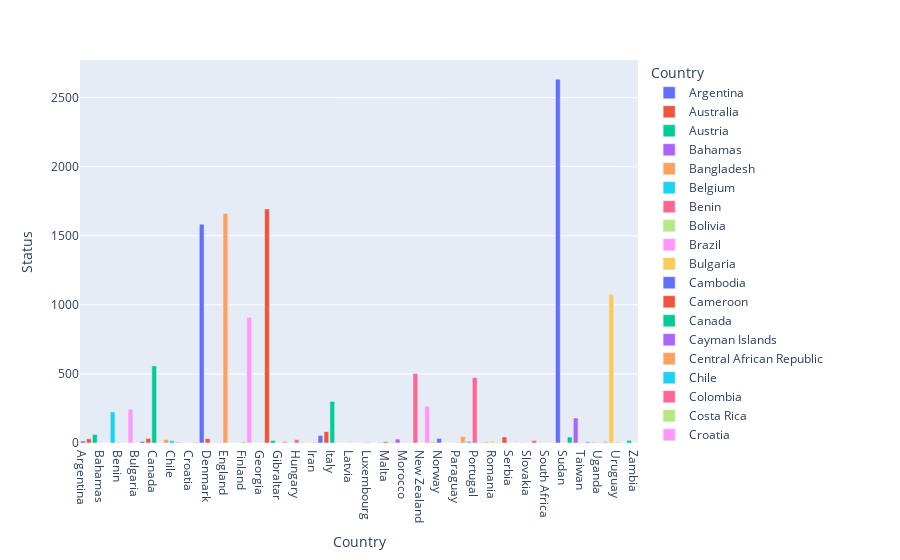

Source (notebook cell):
### Code cell
#plot 
fig = px.bar(casespercountry, x='Country', y='Status',color='Country')
fig.show()

### Figure 1 — Plotly figure (JSON) as saved in the notebook; plotly's stock layout.template omitted (floating-point values rounded to 4 significant figures)
{"data": [{"alignmentgroup": "True", "hovertemplate": "Country=%{x}<br>Status=%{y}<extra></extra>", "legendgroup": "Argentina", "marker": {"color": "#636efa", "pattern": {"shape": ""}}, "name": "Argentina", "offsetgroup": "Argentina", "orientation": "v", "showlegend": true, "textposition": "auto", "type": "bar", "x": ["Argentina"], "xaxis": "x", "y": [14], "yaxis": "y"}, {"alignmentgroup": "True", "hovertemplate": "Country=%{x}<br>Status=%{y}<extra></extra>", "legendgroup": "Australia", "marker": {"color": "#EF553B", "pattern": {"shape": ""}}, "name": "Australia", "offsetgroup": "Australia", "orientation": "v", "showlegend": true, "textposition": "auto", "type": "bar", "x": ["Australia"], "xaxis": "x", "y": [30], "yaxis": "y"}, {"alignmentgroup": "True", "hovertemplate": "Country=%{x}<br>Status=%{y}<extra></extra>", "legendgroup": "Austria", "marker": {"color": "#00cc96", "pattern": {"shape": ""}}, "name": "Austria", "offsetgroup": "Austria", "orientation": "v", "showlegend": true, "textposition": "auto", "type": "bar", "x": ["Austria"], "xaxis": "x", "y": [62], "yaxis": "y"}, {"alignmentgroup": "True", "hovertemplate": "Country=%{x}<br>Status=%{y}<extra></extra>", "legendgroup": "Bahamas", "marker": {"color": "#ab63fa", "pattern": {"shape": ""}}, "name": "Bahamas", "offsetgroup": "Bahamas", "orientation": "v", "showlegend": true, "textposition": "auto", "type": "bar", "x": ["Bahamas"], "xaxis": "x", "y": [1], "yaxis": "y"}, {"alignmentgroup": "True", "hovertemplate": "Country=%{x}<br>Status=%{y}<extra></extra>", "legendgroup": "Bangladesh", "marker": {"color": "#FFA15A", "pattern": {"shape": ""}}, "name": "Bangladesh", "offsetgroup": "Bangladesh", "orientation": "v", "showlegend": true, "textposition": "auto", "type": "bar", "x": ["Bangladesh"], "xaxis": "x", "y": [1], "yaxis": "y"}, {"alignmentgroup": "True", "hovertemplate": "Country=%{x}<br>Status=%{y}<extra></extra>", "legendgroup": "Belgium", "marker": {"color": "#19d3f3", "pattern": {"shape": ""}}, "name": "Belgium", "offsetgroup": "Belgium", "orientation": "v", "showlegend": true, "textposition": "auto", "type": "bar", "x": ["Belgium"], "xaxis": "x", "y": [225], "yaxis": "y"}, {"alignmentgroup": "True", "hovertemplate": "Country=%{x}<br>Status=%{y}<extra></extra>", "legendgroup": "Benin", "marker": {"color": "#FF6692", "pattern": {"shape": ""}}, "name": "Benin", "offsetgroup": "Benin", "orientation": "v", "showlegend": true, "textposition": "auto", "type": "bar", "x": ["Benin"], "xaxis": "x", "y": [3], "yaxis": "y"}, {"alignmentgroup": "True", "hovertemplate": "Country=%{x}<br>Status=%{y}<extra></extra>", "legendgroup": "Bolivia", "marker": {"color": "#B6E880", "pattern": {"shape": ""}}, "name": "Bolivia", "offsetgroup": "Bolivia", "orientation": "v", "showlegend": true, "textposition": "auto", "type": "bar", "x": ["Bolivia"], "xaxis": "x", "y": [3], "yaxis": "y"}, {"alignmentgroup": "True", "hovertemplate": "Country=%{x}<br>Status=%{y}<extra></extra>", "legendgroup": "Brazil", "marker": {"color": "#FF97FF", "pattern": {"shape": ""}}, "name": "Brazil", "offsetgroup": "Brazil", "orientation": "v", "showlegend": true, "textposition": "auto", "type": "bar", "x": ["Brazil"], "xaxis": "x", "y": [245], "yaxis": "y"}, {"alignmentgroup": "True", "hovertemplate": "Country=%{x}<br>Status=%{y}<extra></extra>", "legendgroup": "Bulgaria", "marker": {"color": "#FECB52", "pattern": {"shape": ""}}, "name": "Bulgaria", "offsetgroup": "Bulgaria", "orientation": "v", "showlegend": true, "textposition": "auto", "type": "bar", "x": ["Bulgaria"], "xaxis": "x", "y": [3], "yaxis": "y"}, {"alignmentgroup": "True", "hovertemplate": "Country=%{x}<br>Status=%{y}<extra></extra>", "legendgroup": "Cambodia", "marker": {"color": "#636efa", "pattern": {"shape": ""}}, "name": "Cambodia", "offsetgroup": "Cambodia", "orientation": "v", "showlegend": true, "textposition": "auto", "type": "bar", "x": ["Cambodia"], "xaxis": "x", "y": [11], "yaxis": "y"}, {"alignmentgroup": "True", "hovertemplate": "Country=%{x}<br>Status=%{y}<extra></extra>", "legendgroup": "Cameroon", "marker": {"color": "#EF553B", "pattern": {"shape": ""}}, "name": "Cameroon", "offsetgroup": "Cameroon", "orientation": "v", "showlegend": true, "textposition": "auto", "type": "bar", "x": ["Cameroon"], "xaxis": "x", "y": [33], "yaxis": "y"}, {"alignmentgroup": "True", "hovertemplate": "Country=%{x}<br>Status=%{y}<extra></extra>", "legendgroup": "Canada", "marker": {"color": "#00cc96", "pattern": {"shape": ""}}, "name": "Canada", "offsetgroup": "Canada", "orientation": "v", "showlegend": true, "textposition": "auto", "type": "bar", "x": ["Canada"], "xaxis": "x", "y": [558], "yaxis": "y"}, {"alignmentgroup": "True", "hovertemplate": "Country=%{x}<br>Status=%{y}<extra></extra>", "legendgroup": "Cayman Islands", "marker": {"color": "#ab63fa", "pattern": {"shape": ""}}, "name": "Cayman Islands", "offsetgroup": "Cayman Islands", "orientation": "v", "showlegend": true, "textposition": "auto", "type": "bar", "x": ["Cayman Islands"], "xaxis": "x", "y": [1], "yaxis": "y"}, {"alignmentgroup": "True", "hovertemplate": "Country=%{x}<br>Status=%{y}<extra></extra>", "legendgroup": "Central African Republic", "marker": {"color": "#FFA15A", "pattern": {"shape": ""}}, "name": "Central African Republic", "offsetgroup": "Central African Republic", "orientation": "v", "showlegend": true, "textposition": "auto", "type": "bar", "x": ["Central African Republic"], "xaxis": "x", "y": [25], "yaxis": "y"}, {"alignmentgroup": "True", "hovertemplate": "Country=%{x}<br>Status=%{y}<extra></extra>", "legendgroup": "Chile", "marker": {"color": "#19d3f3", "pattern": {"shape": ""}}, "name": "Chile", "offsetgroup": "Chile", "orientation": "v", "showlegend": true, "textposition": "auto", "type": "bar", "x": ["Chile"], "xaxis": "x", "y": [17], "yaxis": "y"}, {"alignmentgroup": "True", "hovertemplate": "Country=%{x}<br>Status=%{y}<extra></extra>", "legendgroup": "Colombia", "marker": {"color": "#FF6692", "pattern": {"shape": ""}}, "name": "Colombia", "offsetgroup": "Colombia", "orientation": "v", "showlegend": true, "textposition": "auto", "type": "bar", "x": ["Colombia"], "xaxis": "x", "y": [5], "yaxis": "y"}, {"alignmentgroup": "True", "hovertemplate": "Country=%{x}<br>Status=%{y}<extra></extra>", "legendgroup": "Costa Rica", "marker": {"color": "#B6E880", "pattern": {"shape": ""}}, "name": "Costa Rica", "offsetgroup": "Costa Rica", "orientation": "v", "showlegend": true, "textposition": "auto", "type": "bar", "x": ["Costa Rica"], "xaxis": "x", "y": [1], "yaxis": "y"}, {"alignmentgroup": "True", "hovertemplate": "Country=%{x}<br>Status=%{y}<extra></extra>", "legendgroup": "Croatia", "marker": {"color": "#FF97FF", "pattern": {"shape": ""}}, "name": "Croatia", "offsetgroup": "Croatia", "orientation": "v", "showlegend": true, "textposition": "auto", "type": "bar", "x": ["Croatia"], "xaxis": "x", "y": [1], "yaxis": "y"}, {"alignmentgroup": "True", "hovertemplate": "Country=%{x}<br>Status=%{y}<extra></extra>", "legendgroup": "Czech Republic", "marker": {"color": "#FECB52", "pattern": {"shape": ""}}, "name": "Czech Republic", "offsetgroup": "Czech Republic", "orientation": "v", "showlegend": true, "textposition": "auto", "type": "bar", "x": ["Czech Republic"], "xaxis": "x", "y": [8], "yaxis": "y"}, {"alignmentgroup": "True", "hovertemplate": "Country=%{x}<br>Status=%{y}<extra></extra>", "legendgroup": "Democratic Republic Of The Congo", "marker": {"color": "#636efa", "pattern": {"shape": ""}}, "name": "Democratic Republic Of The Congo", "offsetgroup": "Democratic Republic Of The Congo", "orientation": "v", "showlegend": true, "textposition": "auto", "type": "bar", "x": ["Democratic Republic Of The Congo"], "xaxis": "x", "y": [1583], "yaxis": "y"}, {"alignmentgroup": "True", "hovertemplate": "Country=%{x}<br>Status=%{y}<extra></extra>", "legendgroup": "Denmark", "marker": {"color": "#EF553B", "pattern": {"shape": ""}}, "name": "Denmark", "offsetgroup": "Denmark", "orientation": "v", "showlegend": true, "textposition": "auto", "type": "bar", "x": ["Denmark"], "xaxis": "x", "y": [32], "yaxis": "y"}, {"alignmentgroup": "True", "hovertemplate": "Country=%{x}<br>Status=%{y}<extra></extra>", "legendgroup": "Dominican Republic", "marker": {"color": "#00cc96", "pattern": {"shape": ""}}, "name": "Dominican Republic", "offsetgroup": "Dominican Republic", "orientation": "v", "showlegend": true, "textposition": "auto", "type": "bar", "x": ["Dominican Republic"], "xaxis": "x", "y": [1], "yaxis": "y"}, {"alignmentgroup": "True", "hovertemplate": "Country=%{x}<br>Status=%{y}<extra></extra>", "legendgroup": "Ecuador", "marker": {"color": "#ab63fa", "pattern": {"shape": ""}}, "name": "Ecuador", "offsetgroup": "Ecuador", "orientation": "v", "showlegend": true, "textposition": "auto", "type": "bar", "x": ["Ecuador"], "xaxis": "x", "y": [3], "yaxis": "y"}, {"alignmentgroup": "True", "hovertemplate": "Country=%{x}<br>Status=%{y}<extra></extra>", "legendgroup": "England", "marker": {"color": "#FFA15A", "pattern": {"shape": ""}}, "name": "England", "offsetgroup": "England", "orientation": "v", "showlegend": true, "textposition": "auto", "type": "bar", "x": ["England"], "xaxis": "x", "y": [1660], "yaxis": "y"}, {"alignmentgroup": "True", "hovertemplate": "Country=%{x}<br>Status=%{y}<extra></extra>", "legendgroup": "Estonia", "marker": {"color": "#19d3f3", "pattern": {"shape": ""}}, "name": "Estonia", "offsetgroup": "Estonia", "orientation": "v", "showlegend": true, "textposition": "auto", "type": "bar", "x": ["Estonia"], "xaxis": "x", "y": [1], "yaxis": "y"}, {"alignmentgroup": "True", "hovertemplate": "Country=%{x}<br>Status=%{y}<extra></extra>", "legendgroup": "Fiji", "marker": {"color": "#FF6692", "pattern": {"shape": ""}}, "name": "Fiji", "offsetgroup": "Fiji", "orientation": "v", "showlegend": true, "textposition": "auto", "type": "bar", "x": ["Fiji"], "xaxis": "x", "y": [1], "yaxis": "y"}, {"alignmentgroup": "True", "hovertemplate": "Country=%{x}<br>Status=%{y}<extra></extra>", "legendgroup": "Finland", "marker": {"color": "#B6E880", "pattern": {"shape": ""}}, "name": "Finland", "offsetgroup": "Finland", "orientation": "v", "showlegend": true, "textposition": "auto", "type": "bar", "x": ["Finland"], "xaxis": "x", "y": [13], "yaxis": "y"}, {"alignmentgroup": "True", "hovertemplate": "Country=%{x}<br>Status=%{y}<extra></extra>", "legendgroup": "France", "marker": {"color": "#FF97FF", "pattern": {"shape": ""}}, "name": "France", "offsetgroup": "France", "orientation": "v", "showlegend": true, "textposition": "auto", "type": "bar", "x": ["France"], "xaxis": "x", "y": [909], "yaxis": "y"}, {"alignmentgroup": "True", "hovertemplate": "Country=%{x}<br>Status=%{y}<extra></extra>", "legendgroup": "French Guiana", "marker": {"color": "#FECB52", "pattern": {"shape": ""}}, "name": "French Guiana", "offsetgroup": "French Guiana", "orientation": "v", "showlegend": true, "textposition": "auto", "type": "bar", "x": ["French Guiana"], "xaxis": "x", "y": [2], "yaxis": "y"}, {"alignmentgroup": "True", "hovertemplate": "Country=%{x}<br>Status=%{y}<extra></extra>", "legendgroup": "Georgia", "marker": {"color": "#636efa", "pattern": {"shape": ""}}, "name": "Georgia", "offsetgroup": "Georgia", "orientation": "v", "showlegend": true, "textposition": "auto", "type": "bar", "x": ["Georgia"], "xaxis": "x", "y": [1], "yaxis": "y"}, {"alignmentgroup": "True", "hovertemplate": "Country=%{x}<br>Status=%{y}<extra></extra>", "legendgroup": "Germany", "marker": {"color": "#EF553B", "pattern": {"shape": ""}}, "name": "Germany", "offsetgroup": "Germany", "orientation": "v", "showlegend": true, "textposition": "auto", "type": "bar", "x": ["Germany"], "xaxis": "x", "y": [1694], "yaxis": "y"}, {"alignmentgroup": "True", "hovertemplate": "Country=%{x}<br>Status=%{y}<extra></extra>", "legendgroup": "Ghana", "marker": {"color": "#00cc96", "pattern": {"shape": ""}}, "name": "Ghana", "offsetgroup": "Ghana", "orientation": "v", "showlegend": true, "textposition": "auto", "type": "bar", "x": ["Ghana"], "xaxis": "x", "y": [18], "yaxis": "y"}, {"alignmentgroup": "True", "hovertemplate": "Country=%{x}<br>Status=%{y}<extra></extra>", "legendgroup": "Gibraltar", "marker": {"color": "#ab63fa", "pattern": {"shape": ""}}, "name": "Gibraltar", "offsetgroup": "Gibraltar", "orientation": "v", "showlegend": true, "textposition": "auto", "type": "bar", "x": ["Gibraltar"], "xaxis": "x", "y": [1], "yaxis": "y"}, {"alignmentgroup": "True", "hovertemplate": "Country=%{x}<br>Status=%{y}<extra></extra>", "legendgroup": "Greece", "marker": {"color": "#FFA15A", "pattern": {"shape": ""}}, "name": "Greece", "offsetgroup": "Greece", "orientation": "v", "showlegend": true, "textposition": "auto", "type": "bar", "x": ["Greece"], "xaxis": "x", "y": [12], "yaxis": "y"}, {"alignmentgroup": "True", "hovertemplate": "Country=%{x}<br>Status=%{y}<extra></extra>", "legendgroup": "Haiti", "marker": {"color": "#19d3f3", "pattern": {"shape": ""}}, "name": "Haiti", "offsetgroup": "Haiti", "orientation": "v", "showlegend": true, "textposition": "auto", "type": "bar", "x": ["Haiti"], "xaxis": "x", "y": [1], "yaxis": "y"}, {"alignmentgroup": "True", "hovertemplate": "Country=%{x}<br>Status=%{y}<extra></extra>", "legendgroup": "Hungary", "marker": {"color": "#FF6692", "pattern": {"shape": ""}}, "name": "Hungary", "offsetgroup": "Hungary", "orientation": "v", "showlegend": true, "textposition": "auto", "type": "bar", "x": ["Hungary"], "xaxis": "x", "y": [24], "yaxis": "y"}, {"alignmentgroup": "True", "hovertemplate": "Country=%{x}<br>Status=%{y}<extra></extra>", "legendgroup": "Iceland", "marker": {"color": "#B6E880", "pattern": {"shape": ""}}, "name": "Iceland", "offsetgroup": "Iceland", "orientation": "v", "showlegend": true, "textposition": "auto", "type": "bar", "x": ["Iceland"], "xaxis": "x", "y": [6], "yaxis": "y"}, {"alignmentgroup": "True", "hovertemplate": "Country=%{x}<br>Status=%{y}<extra></extra>", "legendgroup": "India", "marker": {"color": "#FF97FF", "pattern": {"shape": ""}}, "name": "India", "offsetgroup": "India", "orientation": "v", "showlegend": true, "textposition": "auto", "type": "bar", "x": ["India"], "xaxis": "x", "y": [1], "yaxis": "y"}, {"alignmentgroup": "True", "hovertemplate": "Country=%{x}<br>Status=%{y}<extra></extra>", "legendgroup": "Iran", "marker": {"color": "#FECB52", "pattern": {"shape": ""}}, "name": "Iran", "offsetgroup": "Iran", "orientation": "v", "showlegend": true, "textposition": "auto", "type": "bar", "x": ["Iran"], "xaxis": "x", "y": [6], "yaxis": "y"}, {"alignmentgroup": "True", "hovertemplate": "Country=%{x}<br>Status=%{y}<extra></extra>", "legendgroup": "Ireland", "marker": {"color": "#636efa", "pattern": {"shape": ""}}, "name": "Ireland", "offsetgroup": "Ireland", "orientation": "v", "showlegend": true, "textposition": "auto", "type": "bar", "x": ["Ireland"], "xaxis": "x", "y": [54], "yaxis": "y"}, {"alignmentgroup": "True", "hovertemplate": "Country=%{x}<br>Status=%{y}<extra></extra>", "legendgroup": "Israel", "marker": {"color": "#EF553B", "pattern": {"shape": ""}}, "name": "Israel", "offsetgroup": "Israel", "orientation": "v", "showlegend": true, "textposition": "auto", "type": "bar", "x": ["Israel"], "xaxis": "x", "y": [82], "yaxis": "y"}, {"alignmentgroup": "True", "hovertemplate": "Country=%{x}<br>Status=%{y}<extra></extra>", "legendgroup": "Italy", "marker": {"color": "#00cc96", "pattern": {"shape": ""}}, "name": "Italy", "offsetgroup": "Italy", "orientation": "v", "showlegend": true, "textposition": "auto", "type": "bar", "x": ["Italy"], "xaxis": "x", "y": [301], "yaxis": "y"}, {"alignmentgroup": "True", "hovertemplate": "Country=%{x}<br>Status=%{y}<extra></extra>", "legendgroup": "Jamaica", "marker": {"color": "#ab63fa", "pattern": {"shape": ""}}, "name": "Jamaica", "offsetgroup": "Jamaica", "orientation": "v", "showlegend": true, "textposition": "auto", "type": "bar", "x": ["Jamaica"], "xaxis": "x", "y": [1], "yaxis": "y"}, {"alignmentgroup": "True", "hovertemplate": "Country=%{x}<br>Status=%{y}<extra></extra>", "legendgroup": "Kosovo", "marker": {"color": "#FFA15A", "pattern": {"shape": ""}}, "name": "Kosovo", "offsetgroup": "Kosovo", "orientation": "v", "showlegend": true, "textposition": "auto", "type": "bar", "x": ["Kosovo"], "xaxis": "x", "y": [1], "yaxis": "y"}, {"alignmentgroup": "True", "hovertemplate": "Country=%{x}<br>Status=%{y}<extra></extra>", "legendgroup": "Latvia", "marker": {"color": "#19d3f3", "pattern": {"shape": ""}}, "name": "Latvia", "offsetgroup": "Latvia", "orientation": "v", "showlegend": true, "textposition": "auto", "type": "bar", "x": ["Latvia"], "xaxis": "x", "y": [2], "yaxis": "y"}, {"alignmentgroup": "True", "hovertemplate": "Country=%{x}<br>Status=%{y}<extra></extra>", "legendgroup": "Lebanon", "marker": {"color": "#FF6692", "pattern": {"shape": ""}}, "name": "Lebanon", "offsetgroup": "Lebanon", "orientation": "v", "showlegend": true, "textposition": "auto", "type": "bar", "x": ["Lebanon"], "xaxis": "x", "y": [1], "yaxis": "y"}, {"alignmentgroup": "True", "hovertemplate": "Country=%{x}<br>Status=%{y}<extra></extra>", "legendgroup": "Liberia", "marker": {"color": "#B6E880", "pattern": {"shape": ""}}, "name": "Liberia", "offsetgroup": "Liberia", "orientation": "v", "showlegend": true, "textposition": "auto", "type": "bar", "x": ["Liberia"], "xaxis": "x", "y": [4], "yaxis": "y"}, {"alignmentgroup": "True", "hovertemplate": "Country=%{x}<br>Status=%{y}<extra></extra>", "legendgroup": "Luxembourg", "marker": {"color": "#FF97FF", "pattern": {"shape": ""}}, "name": "Luxembourg", "offsetgroup": "Luxembourg", "orientation": "v", "showlegend": true, "textposition": "auto", "type": "bar", "x": ["Luxembourg"], "xaxis": "x", "y": [6], "yaxis": "y"}, {"alignmentgroup": "True", "hovertemplate": "Country=%{x}<br>Status=%{y}<extra></extra>", "legendgroup": "Malawi", "marker": {"color": "#FECB52", "pattern": {"shape": ""}}, "name": "Malawi", "offsetgroup": "Malawi", "orientation": "v", "showlegend": true, "textposition": "auto", "type": "bar", "x": ["Malawi"], "xaxis": "x", "y": [1], "yaxis": "y"}, {"alignmentgroup": "True", "hovertemplate": "Country=%{x}<br>Status=%{y}<extra></extra>", "legendgroup": "Malaysia", "marker": {"color": "#636efa", "pattern": {"shape": ""}}, "name": "Malaysia", "offsetgroup": "Malaysia", "orientation": "v", "showlegend": true, "textposition": "auto", "type": "bar", "x": ["Malaysia"], "xaxis": "x", "y": [3], "yaxis": "y"}, {"alignmentgroup": "True", "hovertemplate": "Country=%{x}<br>Status=%{y}<extra></extra>", "legendgroup": "Malta", "marker": {"color": "#EF553B", "pattern": {"shape": ""}}, "name": "Malta", "offsetgroup": "Malta", "orientation": "v", "showlegend": true, "textposition": "auto", "type": "bar", "x": ["Malta"], "xaxis": "x", "y": [9], "yaxis": "y"}, {"alignmentgroup": "True", "hovertemplate": "Country=%{x}<br>Status=%{y}<extra></extra>", "legendgroup": "Mauritius", "marker": {"color": "#00cc96", "pattern": {"shape": ""}}, "name": "Mauritius", "offsetgroup": "Mauritius", "orientation": "v", "showlegend": true, "textposition": "auto", "type": "bar", "x": ["Mauritius"], "xaxis": "x", "y": [3], "yaxis": "y"}, {"alignmentgroup": "True", "hovertemplate": "Country=%{x}<br>Status=%{y}<extra></extra>", "legendgroup": "Mexico", "marker": {"color": "#ab63fa", "pattern": {"shape": ""}}, "name": "Mexico", "offsetgroup": "Mexico", "orientation": "v", "showlegend": true, "textposition": "auto", "type": "bar", "x": ["Mexico"], "xaxis": "x", "y": [28], "yaxis": "y"}, {"alignmentgroup": "True", "hovertemplate": "Country=%{x}<br>Status=%{y}<extra></extra>", "legendgroup": "Morocco", "marker": {"color": "#FFA15A", "pattern": {"shape": ""}}, "name": "Morocco", "offsetgroup": "Morocco", "orientation": "v", "showlegend": true, "textposition": "auto", "type": "bar", "x": ["Morocco"], "xaxis": "x", "y": [4], "yaxis": "y"}, {"alignmentgroup": "True", "hovertemplate": "Country=%{x}<br>Status=%{y}<extra></extra>", "legendgroup": "Nepal", "marker": {"color": "#19d3f3", "pattern": {"shape": ""}}, "name": "Nepal", "offsetgroup": "Nepal", "orientation": "v", "showlegend": true, "textposition": "auto", "type": "bar", "x": ["Nepal"], "xaxis": "x", "y": [1], "yaxis": "y"}, {"alignmentgroup": "True", "hovertemplate": "Country=%{x}<br>Status=%{y}<extra></extra>", "legendgroup": "Netherlands", "marker": {"color": "#FF6692", "pattern": {"shape": ""}}, "name": "Netherlands", "offsetgroup": "Netherlands", "orientation": "v", "showlegend": true, "textposition": "auto", "type": "bar", "x": ["Netherlands"], "xaxis": "x", "y": [503], "yaxis": "y"}, {"alignmentgroup": "True", "hovertemplate": "Country=%{x}<br>Status=%{y}<extra></extra>", "legendgroup": "New Zealand", "marker": {"color": "#B6E880", "pattern": {"shape": ""}}, "name": "New Zealand", "offsetgroup": "New Zealand", "orientation": "v", "showlegend": true, "textposition": "auto", "type": "bar", "x": ["New Zealand"], "xaxis": "x", "y": [2], "yaxis": "y"}, {"alignmentgroup": "True", "hovertemplate": "Country=%{x}<br>Status=%{y}<extra></extra>", "legendgroup": "Nigeria", "marker": {"color": "#FF97FF", "pattern": {"shape": ""}}, "name": "Nigeria", "offsetgroup": "Nigeria", "orientation": "v", "showlegend": true, "textposition": "auto", "type": "bar", "x": ["Nigeria"], "xaxis": "x", "y": [266], "yaxis": "y"}, {"alignmentgroup": "True", "hovertemplate": "Country=%{x}<br>Status=%{y}<extra></extra>", "legendgroup": "Northern Ireland", "marker": {"color": "#FECB52", "pattern": {"shape": ""}}, "name": "Northern Ireland", "offsetgroup": "Northern Ireland", "orientation": "v", "showlegend": true, "textposition": "auto", "type": "bar", "x": ["Northern Ireland"], "xaxis": "x", "y": [12], "yaxis": "y"}, {"alignmentgroup": "True", "hovertemplate": "Country=%{x}<br>Status=%{y}<extra></extra>", "legendgroup": "Norway", "marker": {"color": "#636efa", "pattern": {"shape": ""}}, "name": "Norway", "offsetgroup": "Norway", "orientation": "v", "showlegend": true, "textposition": "auto", "type": "bar", "x": ["Norway"], "xaxis": "x", "y": [33], "yaxis": "y"}, {"alignmentgroup": "True", "hovertemplate": "Country=%{x}<br>Status=%{y}<extra></extra>", "legendgroup": "Pakistan", "marker": {"color": "#EF553B", "pattern": {"shape": ""}}, "name": "Pakistan", "offsetgroup": "Pakistan", "orientation": "v", "showlegend": true, "textposition": "auto", "type": "bar", "x": ["Pakistan"], "xaxis": "x", "y": [1], "yaxis": "y"}, {"alignmentgroup": "True", "hovertemplate": "Country=%{x}<br>Status=%{y}<extra></extra>", "legendgroup": "Panama", "marker": {"color": "#00cc96", "pattern": {"shape": ""}}, "name": "Panama", "offsetgroup": "Panama", "orientation": "v", "showlegend": true, "textposition": "auto", "type": "bar", "x": ["Panama"], "xaxis": "x", "y": [1], "yaxis": "y"}, {"alignmentgroup": "True", "hovertemplate": "Country=%{x}<br>Status=%{y}<extra></extra>", "legendgroup": "Paraguay", "marker": {"color": "#ab63fa", "pattern": {"shape": ""}}, "name": "Paraguay", "offsetgroup": "Paraguay", "orientation": "v", "showlegend": true, "textposition": "auto", "type": "bar", "x": ["Paraguay"], "xaxis": "x", "y": [2], "yaxis": "y"}, {"alignmentgroup": "True", "hovertemplate": "Country=%{x}<br>Status=%{y}<extra></extra>", "legendgroup": "Peru", "marker": {"color": "#FFA15A", "pattern": {"shape": ""}}, "name": "Peru", "offsetgroup": "Peru", "orientation": "v", "showlegend": true, "textposition": "auto", "type": "bar", "x": ["Peru"], "xaxis": "x", "y": [47], "yaxis": "y"}, {"alignmentgroup": "True", "hovertemplate": "Country=%{x}<br>Status=%{y}<extra></extra>", "legendgroup": "Poland", "marker": {"color": "#19d3f3", "pattern": {"shape": ""}}, "name": "Poland", "offsetgroup": "Poland", "orientation": "v", "showlegend": true, "textposition": "auto", "type": "bar", "x": ["Poland"], "xaxis": "x", "y": [12], "yaxis": "y"}, {"alignmentgroup": "True", "hovertemplate": "Country=%{x}<br>Status=%{y}<extra></extra>", "legendgroup": "Portugal", "marker": {"color": "#FF6692", "pattern": {"shape": ""}}, "name": "Portugal", "offsetgroup": "Portugal", "orientation": "v", "showlegend": true, "textposition": "auto", "type": "bar", "x": ["Portugal"], "xaxis": "x", "y": [473], "yaxis": "y"}, {"alignmentgroup": "True", "hovertemplate": "Country=%{x}<br>Status=%{y}<extra></extra>", "legendgroup": "Puerto Rico", "marker": {"color": "#B6E880", "pattern": {"shape": ""}}, "name": "Puerto Rico", "offsetgroup": "Puerto Rico", "orientation": "v", "showlegend": true, "textposition": "auto", "type": "bar", "x": ["Puerto Rico"], "xaxis": "x", "y": [4], "yaxis": "y"}, {"alignmentgroup": "True", "hovertemplate": "Country=%{x}<br>Status=%{y}<extra></extra>", "legendgroup": "Republic of Congo", "marker": {"color": "#FF97FF", "pattern": {"shape": ""}}, "name": "Republic of Congo", "offsetgroup": "Republic of Congo", "orientation": "v", "showlegend": true, "textposition": "auto", "type": "bar", "x": ["Republic of Congo"], "xaxis": "x", "y": [9], "yaxis": "y"}, {"alignmentgroup": "True", "hovertemplate": "Country=%{x}<br>Status=%{y}<extra></extra>", "legendgroup": "Romania", "marker": {"color": "#FECB52", "pattern": {"shape": ""}}, "name": "Romania", "offsetgroup": "Romania", "orientation": "v", "showlegend": true, "textposition": "auto", "type": "bar", "x": ["Romania"], "xaxis": "x", "y": [14], "yaxis": "y"}, {"alignmentgroup": "True", "hovertemplate": "Country=%{x}<br>Status=%{y}<extra></extra>", "legendgroup": "Russia", "marker": {"color": "#636efa", "pattern": {"shape": ""}}, "name": "Russia", "offsetgroup": "Russia", "orientation": "v", "showlegend": true, "textposition": "auto", "type": "bar", "x": ["Russia"], "xaxis": "x", "y": [1], "yaxis": "y"}, {"alignmentgroup": "True", "hovertemplate": "Country=%{x}<br>Status=%{y}<extra></extra>", "legendgroup": "Scotland", "marker": {"color": "#EF553B", "pattern": {"shape": ""}}, "name": "Scotland", "offsetgroup": "Scotland", "orientation": "v", "showlegend": true, "textposition": "auto", "type": "bar", "x": ["Scotland"], "xaxis": "x", "y": [44], "yaxis": "y"}, {"alignmentgroup": "True", "hovertemplate": "Country=%{x}<br>Status=%{y}<extra></extra>", "legendgroup": "Serbia", "marker": {"color": "#00cc96", "pattern": {"shape": ""}}, "name": "Serbia", "offsetgroup": "Serbia", "orientation": "v", "showlegend": true, "textposition": "auto", "type": "bar", "x": ["Serbia"], "xaxis": "x", "y": [1], "yaxis": "y"}, {"alignmentgroup": "True", "hovertemplate": "Country=%{x}<br>Status=%{y}<extra></extra>", "legendgroup": "Sierra Leone", "marker": {"color": "#ab63fa", "pattern": {"shape": ""}}, "name": "Sierra Leone", "offsetgroup": "Sierra Leone", "orientation": "v", "showlegend": true, "textposition": "auto", "type": "bar", "x": ["Sierra Leone"], "xaxis": "x", "y": [2], "yaxis": "y"}, {"alignmentgroup": "True", "hovertemplate": "Country=%{x}<br>Status=%{y}<extra></extra>", "legendgroup": "Singapore", "marker": {"color": "#FFA15A", "pattern": {"shape": ""}}, "name": "Singapore", "offsetgroup": "Singapore", "orientation": "v", "showlegend": true, "textposition": "auto", "type": "bar", "x": ["Singapore"], "xaxis": "x", "y": [4], "yaxis": "y"}, {"alignmentgroup": "True", "hovertemplate": "Country=%{x}<br>Status=%{y}<extra></extra>", "legendgroup": "Slovakia", "marker": {"color": "#19d3f3", "pattern": {"shape": ""}}, "name": "Slovakia", "offsetgroup": "Slovakia", "orientation": "v", "showlegend": true, "textposition": "auto", "type": "bar", "x": ["Slovakia"], "xaxis": "x", "y": [2], "yaxis": "y"}, {"alignmentgroup": "True", "hovertemplate": "Country=%{x}<br>Status=%{y}<extra></extra>", "legendgroup": "Slovenia", "marker": {"color": "#FF6692", "pattern": {"shape": ""}}, "name": "Slovenia", "offsetgroup": "Slovenia", "orientation": "v", "showlegend": true, "textposition": "auto", "type": "bar", "x": ["Slovenia"], "xaxis": "x", "y": [19], "yaxis": "y"}, {"alignmentgroup": "True", "hovertemplate": "Country=%{x}<br>Status=%{y}<extra></extra>", "legendgroup": "Somalia", "marker": {"color": "#B6E880", "pattern": {"shape": ""}}, "name": "Somalia", "offsetgroup": "Somalia", "orientation": "v", "showlegend": true, "textposition": "auto", "type": "bar", "x": ["Somalia"], "xaxis": "x", "y": [3], "yaxis": "y"}, {"alignmentgroup": "True", "hovertemplate": "Country=%{x}<br>Status=%{y}<extra></extra>", "legendgroup": "South Africa", "marker": {"color": "#FF97FF", "pattern": {"shape": ""}}, "name": "South Africa", "offsetgroup": "South Africa", "orientation": "v", "showlegend": true, "textposition": "auto", "type": "bar", "x": ["South Africa"], "xaxis": "x", "y": [3], "yaxis": "y"}, {"alignmentgroup": "True", "hovertemplate": "Country=%{x}<br>Status=%{y}<extra></extra>", "legendgroup": "South Korea", "marker": {"color": "#FECB52", "pattern": {"shape": ""}}, "name": "South Korea", "offsetgroup": "South Korea", "orientation": "v", "showlegend": true, "textposition": "auto", "type": "bar", "x": ["South Korea"], "xaxis": "x", "y": [2], "yaxis": "y"}, {"alignmentgroup": "True", "hovertemplate": "Country=%{x}<br>Status=%{y}<extra></extra>", "legendgroup": "Spain", "marker": {"color": "#636efa", "pattern": {"shape": ""}}, "name": "Spain", "offsetgroup": "Spain", "orientation": "v", "showlegend": true, "textposition": "auto", "type": "bar", "x": ["Spain"], "xaxis": "x", "y": [2633], "yaxis": "y"}, {"alignmentgroup": "True", "hovertemplate": "Country=%{x}<br>Status=%{y}<extra></extra>", "legendgroup": "Sudan", "marker": {"color": "#EF553B", "pattern": {"shape": ""}}, "name": "Sudan", "offsetgroup": "Sudan", "orientation": "v", "showlegend": true, "textposition": "auto", "type": "bar", "x": ["Sudan"], "xaxis": "x", "y": [1], "yaxis": "y"}, {"alignmentgroup": "True", "hovertemplate": "Country=%{x}<br>Status=%{y}<extra></extra>", "legendgroup": "Sweden", "marker": {"color": "#00cc96", "pattern": {"shape": ""}}, "name": "Sweden", "offsetgroup": "Sweden", "orientation": "v", "showlegend": true, "textposition": "auto", "type": "bar", "x": ["Sweden"], "xaxis": "x", "y": [43], "yaxis": "y"}, {"alignmentgroup": "True", "hovertemplate": "Country=%{x}<br>Status=%{y}<extra></extra>", "legendgroup": "Switzerland", "marker": {"color": "#ab63fa", "pattern": {"shape": ""}}, "name": "Switzerland", "offsetgroup": "Switzerland", "orientation": "v", "showlegend": true, "textposition": "auto", "type": "bar", "x": ["Switzerland"], "xaxis": "x", "y": [181], "yaxis": "y"}, {"alignmentgroup": "True", "hovertemplate": "Country=%{x}<br>Status=%{y}<extra></extra>", "legendgroup": "Taiwan", "marker": {"color": "#FFA15A", "pattern": {"shape": ""}}, "name": "Taiwan", "offsetgroup": "Taiwan", "orientation": "v", "showlegend": true, "textposition": "auto", "type": "bar", "x": ["Taiwan"], "xaxis": "x", "y": [2], "yaxis": "y"}, {"alignmentgroup": "True", "hovertemplate": "Country=%{x}<br>Status=%{y}<extra></extra>", "legendgroup": "Thailand", "marker": {"color": "#19d3f3", "pattern": {"shape": ""}}, "name": "Thailand", "offsetgroup": "Thailand", "orientation": "v", "showlegend": true, "textposition": "auto", "type": "bar", "x": ["Thailand"], "xaxis": "x", "y": [9], "yaxis": "y"}, {"alignmentgroup": "True", "hovertemplate": "Country=%{x}<br>Status=%{y}<extra></extra>", "legendgroup": "Turkey", "marker": {"color": "#FF6692", "pattern": {"shape": ""}}, "name": "Turkey", "offsetgroup": "Turkey", "orientation": "v", "showlegend": true, "textposition": "auto", "type": "bar", "x": ["Turkey"], "xaxis": "x", "y": [5], "yaxis": "y"}, {"alignmentgroup": "True", "hovertemplate": "Country=%{x}<br>Status=%{y}<extra></extra>", "legendgroup": "Uganda", "marker": {"color": "#B6E880", "pattern": {"shape": ""}}, "name": "Uganda", "offsetgroup": "Uganda", "orientation": "v", "showlegend": true, "textposition": "auto", "type": "bar", "x": ["Uganda"], "xaxis": "x", "y": [6], "yaxis": "y"}, {"alignmentgroup": "True", "hovertemplate": "Country=%{x}<br>Status=%{y}<extra></extra>", "legendgroup": "United Arab Emirates", "marker": {"color": "#FF97FF", "pattern": {"shape": ""}}, "name": "United Arab Emirates", "offsetgroup": "United Arab Emirates", "orientation": "v", "showlegend": true, "textposition": "auto", "type": "bar", "x": ["United Arab Emirates"], "xaxis": "x", "y": [13], "yaxis": "y"}, {"alignmentgroup": "True", "hovertemplate": "Country=%{x}<br>Status=%{y}<extra></extra>", "legendgroup": "United States", "marker": {"color": "#FECB52", "pattern": {"shape": ""}}, "name": "United States", "offsetgroup": "United States", "orientation": "v", "showlegend": true, "textposition": "auto", "type": "bar", "x": ["United States"], "xaxis": "x", "y": [1074], "yaxis": "y"}, {"alignmentgroup": "True", "hovertemplate": "Country=%{x}<br>Status=%{y}<extra></extra>", "legendgroup": "Uruguay", "marker": {"color": "#636efa", "pattern": {"shape": ""}}, "name": "Uruguay", "offsetgroup": "Uruguay", "orientation": "v", "showlegend": true, "textposition": "auto", "type": "bar", "x": ["Uruguay"], "xaxis": "x", "y": [4], "yaxis": "y"}, {"alignmentgroup": "True", "hovertemplate": "Country=%{x}<br>Status=%{y}<extra></extra>", "legendgroup": "Venezuela", "marker": {"color": "#EF553B", "pattern": {"shape": ""}}, "name": "Venezuela", "offsetgroup": "Venezuela", "orientation": "v", "showlegend": true, "textposition": "auto", "type": "bar", "x": ["Venezuela"], "xaxis": "x", "y": [1], "yaxis": "y"}, {"alignmentgroup": "True", "hovertemplate": "Country=%{x}<br>Status=%{y}<extra></extra>", "legendgroup": "Wales", "marker": {"color": "#00cc96", "pattern": {"shape": ""}}, "name": "Wales", "offsetgroup": "Wales", "orientation": "v", "showlegend": true, "textposition": "auto", "type": "bar", "x": ["Wales"], "xaxis": "x", "y": [19], "yaxis": "y"}, {"alignmentgroup": "True", "hovertemplate": "Country=%{x}<br>Status=%{y}<extra></extra>", "legendgroup": "Zambia", "marker": {"color": "#ab63fa", "pattern": {"shape": ""}}, "name": "Zambia", "offsetgroup": "Zambia", "orientation": "v", "showlegend": true, "textposition": "auto", "type": "bar", "x": ["Zambia"], "xaxis": "x", "y": [1], "yaxis": "y"}], "layout": {"barmode": "relative", "legend": {"title": {"text": "Country"}, "tracegroupgap": 0}, "margin": {"t": 60}, "xaxis": {"anchor": "y", "categoryarray": ["Argentina", "Australia", "Austria", "Bahamas", "Bangladesh", "Belgium", "Benin", "Bolivia", "Brazil", "Bulgaria", "Cambodia", "Cameroon", "Canada", "Cayman Islands", "Central African Republic", "Chile", "Colombia", "Costa Rica", "Croatia", "Czech Republic", "Democratic Republic Of The Congo", "Denmark", "Dominican Republic", "Ecuador", "England", "Estonia", "Fiji", "Finland", "France", "French Guiana", "Georgia", "Germany", "Ghana", "Gibraltar", "Greece", "Haiti", "Hungary", "Iceland", "India", "Iran", "Ireland", "Israel", "Italy", "Jamaica", "Kosovo", "Latvia", "Lebanon", "Liberia", "Luxembourg", "Malawi", "Malaysia", "Malta", "Mauritius", "Mexico", "Morocco", "Nepal", "Netherlands", "New Zealand", "Nigeria", "Northern Ireland", "Norway", "Pakistan", "Panama", "Paraguay", "Peru", "Poland", "Portugal", "Puerto Rico", "Republic of Congo", "Romania", "Russia", "Scotland", "Serbia", "Sierra Leone", "Singapore", "Slovakia", "Slovenia", "Somalia", "South Africa", "South Korea", "Spain", "Sudan", "Sweden", "Switzerland", "Taiwan", "Thailand", "Turkey", "Uganda", "United Arab Emirates", "United States", "Uruguay", "Venezuela", "Wales", "Zambia"], "categoryorder": "array", "domain": [0, 1], "title": {"text": "Country"}}, "yaxis": {"anchor": "x", "domain": [0, 1], "title": {"text": "Status"}}}}
